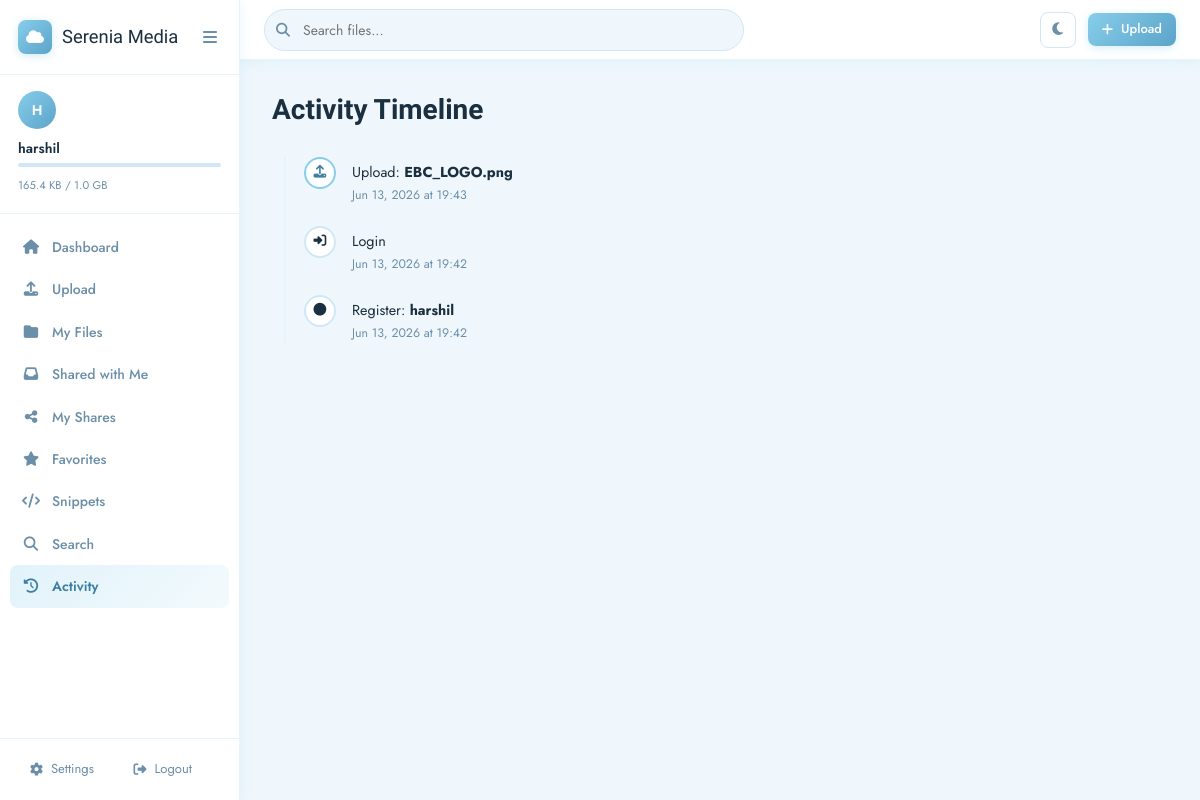
Page /activity (signed in) on the committed database.
### models/user.py (models this page shows, shortened)
class User(UserMixin, db.Model):
    __tablename__ = 'users'
    id = db.Column(db.Integer, primary_key=True)
    username = db.Column(db.String(80), unique=True, nullable=False, index=True)
    email = db.Column(db.String(120), unique=True, nullable=False, index=True)
    password_hash = db.Column(db.String(256), nullable=False)
    is_admin = db.Column(db.Boolean, default=False)
    is_active = db.Column(db.Boolean, default=True)
    avatar_path = db.Column(db.String(512), nullable=True)   # stored filename under static/avatars/
    bio = db.Column(db.Text, nullable=True)
    storage_used = db.Column(db.BigInteger, default=0)
    storage_limit = db.Column(db.BigInteger, default=1073741824)  # 1 GB
    dark_mode = db.Column(db.Boolean, default=False)
    reset_token = db.Column(db.String(100), nullable=True)
    reset_token_expiry = db.Column(db.DateTime, nullable=True)
    created_at = db.Column(db.DateTime, default=datetime.utcnow)
    last_login = db.Column(db.DateTime, nullable=True)
    files = db.relationship('File', backref='owner', lazy='dynamic', cascade='all, delete-orphan')
    folders = db.relationship('Folder', backref='owner', lazy='dynamic', cascade='all, delete-orphan')
    shares_created = db.relationship('Share', backref='creator', lazy='dynamic', foreign_keys='Share.created_by')
    snippets = db.relationship('TextSnippet', backref='author', lazy='dynamic', cascade='all, delete-orphan')
    activities = db.relationship('Activity', backref='user', lazy='dynamic', cascade='all, delete-orphan')
    favorites = db.relationship('Favorite', backref='user', lazy='dynamic', cascade='all, delete-orphan')
    def storage_percent(self):
        if self.storage_limit == 0:
            return 0
        return min(int((self.storage_used / self.storage_limit) * 100), 100)

### models/file.py (models this page shows, shortened)
class Activity(db.Model):
    __tablename__ = 'activities'
    id          = db.Column(db.Integer, primary_key=True)
    user_id     = db.Column(db.Integer, db.ForeignKey('users.id'), nullable=False)
    action      = db.Column(db.String(100), nullable=False)
    target_type = db.Column(db.String(50), nullable=True)
    target_id   = db.Column(db.Integer, nullable=True)
    target_name = db.Column(db.String(255), nullable=True)
    details     = db.Column(db.Text, nullable=True)
    ip_address  = db.Column(db.String(45), nullable=True)
    created_at  = db.Column(db.DateTime, default=datetime.utcnow, index=True)

### routes/main.py (the view)
@main_bp.route('/activity')
@login_required
def activity():
    page = request.args.get('page', 1, type=int)
    activities = Activity.query.filter_by(user_id=current_user.id)\
                  .order_by(Activity.created_at.desc())\
                  .paginate(page=page, per_page=30, error_out=False)
    return render_template('main/activity.html', activities=activities)

### models/user.py (called while the page is built)
    @staticmethod
    def get(key, default=None):
        row = SiteSettings.query.filter_by(key=key).first()
        return row.value if row else default

### templates/main/activity.html (shortened to what this page needs)
{% extends "base.html" %}
{% block content %}
<div class="page-header"><h1>Activity Timeline</h1></div>
{% if activities.items %}
<div class="timeline">
    {% for act in activities.items %}
    <div class="timeline-item">
        <div class="timeline-icon act-{{ act.action }}">
            <i class="fa-solid {{ 'fa-upload' if act.action=='upload' else 'fa-trash' if act.action=='delete' else 'fa-share-nodes' if act.action=='share' else 'fa-download' if act.action=='download' else 'fa-right-to-bracket' if act.action=='login' else 'fa-pen' if act.action=='rename' else 'fa-circle' }}"></i>
        </div>
        <div class="timeline-content">
            <div class="timeline-action">{{ act.action|title }}{% if act.target_name %}: <strong>{{ act.target_name }}</strong>{% endif %}</div>
            <div class="timeline-time">{{ act.created_at.strftime('%b %d, %Y at %H:%M') }}</div>
        </div>
    </div>
    {% endfor %}
</div>
{% else %}
<div class="empty-state"><i class="fa-solid fa-clock"></i><h3>No activity yet</h3></div>
{% endif %}
{% endblock %}

### templates/base.html (shortened to what this page needs)
<!DOCTYPE html>
<html lang="en" class="{{ 'dark-mode' if current_user.is_authenticated and current_user.dark_mode else '' }}">
<head>
  <link rel="stylesheet" href="https://cdnjs.cloudflare.com/ajax/libs/font-awesome/6.5.0/css/all.min.css">
  <link rel="stylesheet" href="{{ url_for('static', filename='css/main.css') }}">
</head>
<body>
  {% if current_user.is_authenticated %}
  <nav class="sidebar" id="sidebar">
    <div class="sidebar-logo">
      <a href="{{ url_for('main.dashboard') }}" class="logo-link">
        {% if logo_path %}
        <img src="/static/brand/{{ logo_path }}" class="logo-img" alt="{{ site_name }}">
        {% else %}
        <div class="logo-icon"><i class="fa-solid fa-cloud"></i></div>
        {% endif %}
        <span class="logo-text">{{ site_name }}</span>
      </a>
      <button class="sidebar-toggle" id="sidebarToggle"><i class="fa-solid fa-bars"></i></button>
    </div>
    <div class="sidebar-user">
      <div class="user-avatar-wrap">
        {% if current_user.avatar_path %}
        <img src="/static/avatars/{{ current_user.avatar_path }}" class="user-avatar-img" alt="avatar">
        {% else %}
        <div class="user-avatar">{{ current_user.username[0].upper() }}</div>
        {% endif %}
      </div>
      <div class="user-info">
        <div class="user-name">{{ current_user.username }}</div>
        <div class="user-storage">
          <div class="storage-bar">
          </div>
          <span class="storage-text">{{ current_user.storage_used|human_size }} / {{ current_user.storage_limit|human_size }}</span>
        </div>
      </div>
    </div>
    <ul class="sidebar-nav">
      <li><a href="{{ url_for('main.dashboard') }}" class="{{ 'active' if request.endpoint=='main.dashboard' }}"><i class="fa-solid fa-house"></i><span>Dashboard</span></a></li>
      <li><a href="{{ url_for('files.upload') }}" class="{{ 'active' if request.endpoint=='files.upload' }}"><i class="fa-solid fa-upload"></i><span>Upload</span></a></li>
      <li><a href="{{ url_for('files.list_files') }}" class="{{ 'active' if request.endpoint=='files.list_files' }}"><i class="fa-solid fa-folder"></i><span>My Files</span></a></li>
      <li><a href="{{ url_for('files.shared_with_me') }}" class="{{ 'active' if request.endpoint=='files.shared_with_me' }}"><i class="fa-solid fa-inbox"></i><span>Shared with Me</span></a></li>
      <li><a href="{{ url_for('files.my_shares') }}" class="{{ 'active' if request.endpoint=='files.my_shares' }}"><i class="fa-solid fa-share-nodes"></i><span>My Shares</span></a></li>
      <li><a href="{{ url_for('main.favorites') }}" class="{{ 'active' if request.endpoint=='main.favorites' }}"><i class="fa-solid fa-star"></i><span>Favorites</span></a></li>
      <li><a href="{{ url_for('main.snippets') }}" class="{{ 'active' if request.endpoint=='main.snippets' }}"><i class="fa-solid fa-code"></i><span>Snippets</span></a></li>
      <li><a href="{{ url_for('main.search') }}" class="{{ 'active' if request.endpoint=='main.search' }}"><i class="fa-solid fa-magnifying-glass"></i><span>Search</span></a></li>
      <li><a href="{{ url_for('main.activity') }}" class="{{ 'active' if request.endpoint=='main.activity' }}"><i class="fa-solid fa-clock-rotate-left"></i><span>Activity</span></a></li>
    </ul>
    <div class="sidebar-footer">
      <a href="{{ url_for('auth.profile') }}"><i class="fa-solid fa-gear"></i><span>Settings</span></a>
      <a href="{{ url_for('auth.logout') }}"><i class="fa-solid fa-right-from-bracket"></i><span>Logout</span></a>
    </div>
  </nav>
  <div class="main-wrapper" id="mainWrapper">
    <header class="topbar">
      <div class="topbar-search">
        <form action="{{ url_for('main.search') }}" method="get">
          <input type="text" name="q" placeholder="Search files..." value="{{ request.args.get('q','') }}">
        </form>
      </div>
      <div class="topbar-actions">
        <button class="btn-icon" id="darkModeToggle" title="Toggle dark mode">
          <i class="fa-solid {{ 'fa-sun' if current_user.dark_mode else 'fa-moon' }}"></i>
        </button>
        <a href="{{ url_for('files.upload') }}" class="btn-primary btn-sm"><i class="fa-solid fa-plus"></i> Upload</a>
      </div>
    </header>
    <main class="content-area">
      {% block content %}{% endblock %}
    </main>
  </div>
  {% endif %}
</body>
</html>

### rows in the picture
User: username "H", username "harshil", storage_used|human_size "165.4 KB", storage_limit|human_size "1.0 GB"
Activity: action "Upload", target_name "EBC_LOGO.png", created_at "Jun 13, 2026 at 19:43"
Activity: action "Login", created_at "Jun 13, 2026 at 19:42"
Activity: action "Register", target_name "harshil", created_at "Jun 13, 2026 at 19:42"

### other values in the picture
{{ site_name }} "Serenia Media"
